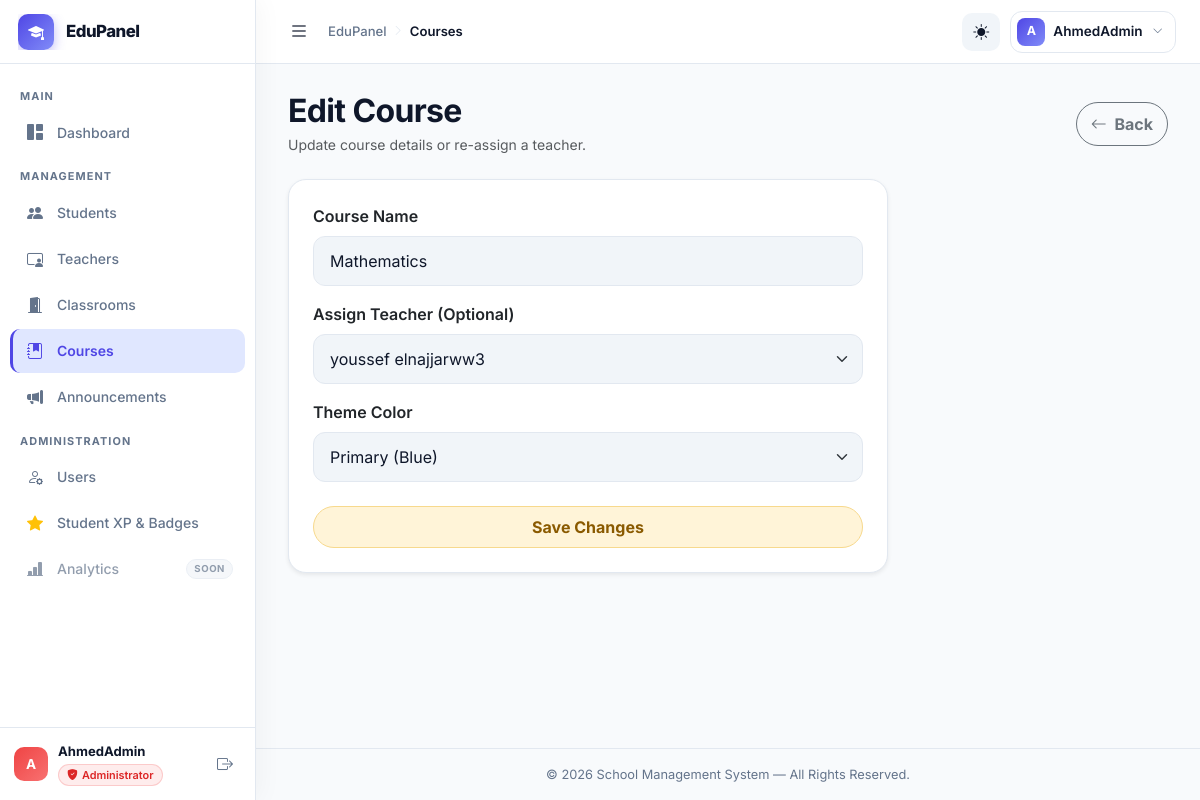
The app's page /modules/admin/courses/update.php?id=1 (signed in) with its own data.
### tables this page shows
CREATE TABLE `courses` (
  `id` int(11) NOT NULL AUTO_INCREMENT,
  `name` varchar(150) NOT NULL,
  `description` text DEFAULT NULL,
  `icon` varchar(60) DEFAULT 'bi-book-fill',
  `color` enum('primary','success','warning','danger','info') DEFAULT 'primary',
  `teacher_id` int(11) DEFAULT NULL,
  `room_id` int(11) DEFAULT NULL,
  `created_at` timestamp NOT NULL DEFAULT current_timestamp(),
  PRIMARY KEY (`id`),
  KEY `fk_course_teacher` (`teacher_id`),
  KEY `fk_course_room` (`room_id`),
  CONSTRAINT `fk_course_room` FOREIGN KEY (`room_id`) REFERENCES `class_rooms` (`id`) ON DELETE SET NULL,
  CONSTRAINT `fk_course_teacher` FOREIGN KEY (`teacher_id`) REFERENCES `teachers` (`id`) ON DELETE SET NULL
);

CREATE TABLE `teachers` (
  `id` int(11) NOT NULL AUTO_INCREMENT,
  `name` varchar(255) NOT NULL,
  `email` varchar(255) DEFAULT NULL,
  `phone` varchar(50) DEFAULT NULL,
  `subject` varchar(100) DEFAULT NULL,
  `created_at` timestamp NOT NULL DEFAULT current_timestamp(),
  PRIMARY KEY (`id`)
);

### config/app.php (called while the page is built, shortened)
<?php
function app_base_url(): string
{
    static $baseUrl = null;
    if ($baseUrl !== null) {
        return $baseUrl;
    }
    $scriptName = str_replace('\\', '/', $_SERVER['SCRIPT_NAME'] ?? '');
    $projectFolder = basename(BASE_PATH);
    $projectPath = '/' . $projectFolder;
    $position = stripos($scriptName, $projectPath);
    if ($position !== false) {
        $baseUrl = substr($scriptName, 0, $position + strlen($projectPath));
    } else {
        $baseUrl = '';
    }
    return rtrim($baseUrl, '/');
}
function app_url(string $path = ''): string
{
    $path = ltrim($path, '/');
    $baseUrl = app_base_url();
    return ($baseUrl === '' ? '' : $baseUrl) . '/' . $path;
}

### modules/admin/courses/update.php (the view, shortened to what this page needs)
<?php
require_once '../../../config/app.php';
require_once BASE_PATH . '/config/connect.php';
$id = (int)($_GET['id'] ?? 0);
$stmt = $conn->prepare("SELECT * FROM courses WHERE id = ?");
$stmt->bind_param("i", $id);
$stmt->execute();
$course = $stmt->get_result()->fetch_assoc();
$teachers = $conn->query("SELECT id, name FROM teachers ORDER BY name ASC")->fetch_all(MYSQLI_ASSOC);
require_once BASE_PATH . '/includes/header.php';
?>
<div class="d-flex justify-content-between align-items-center mb-4">
    <div>
        <h2 class="mb-1">Edit Course</h2>
        <p class="text-muted small mb-0">Update course details or re-assign a teacher.</p>
    </div>
    <a href="<?= app_url('modules/admin/courses/index.php'); ?>" class="btn btn-outline-secondary rounded-pill">
        <i class="bi bi-arrow-left me-1"></i> Back
    </a>
</div>
<div class="card border-0 shadow-sm" style="max-width: 600px; background: var(--app-surface); border: 1px solid var(--app-border) !important; border-radius: 18px;">
    <div class="card-body p-4">
        <form method="POST" action="">
            <div class="mb-3">
                <label class="form-label fw-semibold">Course Name</label>
                <input type="text" name="name" class="form-control" required value="<?= htmlspecialchars($course['name']); ?>">
            </div>
            <div class="mb-3">
                <label class="form-label fw-semibold">Assign Teacher (Optional)</label>
                <select name="teacher_id" class="form-select">
                    <?php foreach ($teachers as $t): ?>
                        <option value="<?= $t['id']; ?>" <?= ($course['teacher_id'] == $t['id']) ? 'selected' : ''; ?>>
                            <?= htmlspecialchars($t['name']); ?>
                        </option>
                    <?php endforeach; ?>
                </select>
            </div>
            <div class="mb-4">
                <label class="form-label fw-semibold">Theme Color</label>
                <select name="color" class="form-select">
                    <option value="primary" <?= $course['color'] === 'primary' ? 'selected' : ''; ?>>Primary (Blue)</option>
                </select>
            </div>
            <button type="submit" class="btn btn-warning rounded-pill w-100 py-2">
                Save Changes
            </button>
        </form>
    </div>
</div>
<?php require_once BASE_PATH . '/includes/footer.php'; ?>

### assets/css/custom.css (style rules this page uses)
:root { --app-bg: #f8fafc; --app-surface: #ffffff; --app-surface-soft: #f1f5f9; --app-text: #0f172a; --app-muted: #64748b; --app-border: #e2e8f0; --app-primary: #4f46e5; --app-primary-soft: #e0e7ff; --app-success: #10b981; --app-warning: #f59e0b; --app-danger: #ef4444; --app-shadow: 0 10px 40px -10px rgba(0,0,0,0.08); --app-shadow-hover: 0 20px 40px -10px rgba(0,0,0,0.12); --sidebar-width: 256px; --sidebar-collapsed-width: 72px; --topbar-height: 64px; --sidebar-transition: 0.28s cubic-bezier(0.4, 0, 0.2, 1); }
html, body { height: 100%; overflow: hidden; }
body { background: var(--app-bg); color: var(--app-text); font-family: "Inter", "Poppins", system-ui, -apple-system, "Segoe UI", Roboto, Arial, sans-serif; letter-spacing: 0; transition: background-color 0.3s ease, color 0.3s ease; }
h1, h2, h3, h4, h5, h6 { font-weight: 700; letter-spacing: -0.02em; }
.btn { border-radius: 12px; font-weight: 700; padding: 9px 14px; }
.btn-warning { background: #fff4d8; border-color: #f7d98d; color: #8a5a00; }
.card { background: var(--app-surface); border: 1px solid var(--app-border); border-radius: 28px; box-shadow: var(--app-shadow); transition: all 0.3s cubic-bezier(0.4, 0, 0.2, 1); }
.form-control, .form-select { background-color: var(--app-surface-soft); border: 1px solid var(--app-border); border-radius: 12px; padding: 12px 16px; color: var(--app-text); transition: all 0.3s ease; }

### records on screen
courses: name "Mathematics", teacher_id "youssef elnajjarww3", color "Primary (Blue)"

### other values on screen
substr($_SESSION['username'] ?? 'U', 0, 1) "A"
$_SESSION['username'] "AhmedAdmin"
role_label($currentRole) "Administrator"
